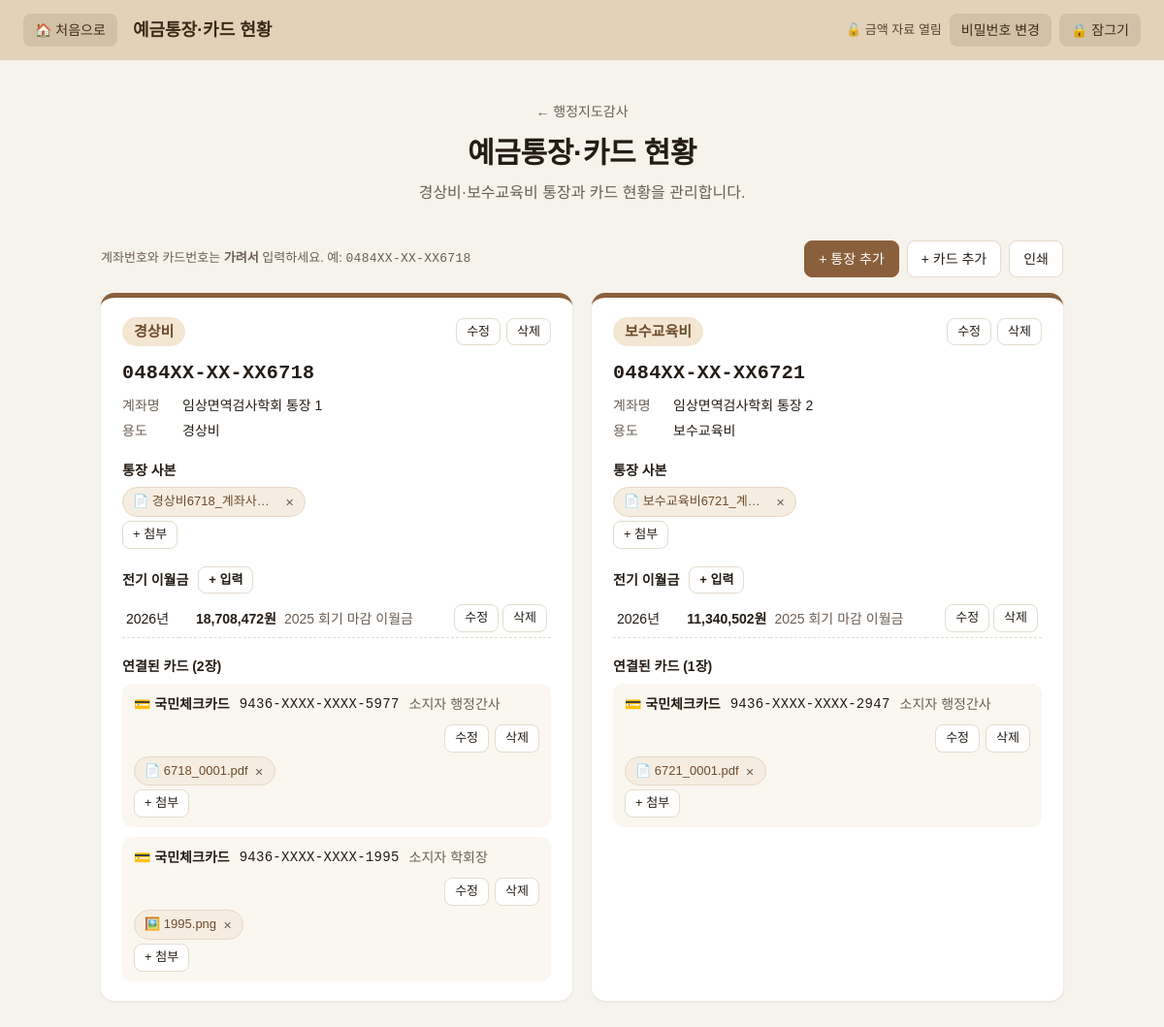
The app's page /audit/accounts (signed in) with its own data.
### tables this page shows
CREATE TABLE accounts (          -- 통장 (경상비 / 보수교육비)
    id           INTEGER PRIMARY KEY AUTOINCREMENT,
    alias        TEXT NOT NULL DEFAULT '',     -- 별칭
    bank         TEXT,
    number       TEXT,                         -- 가려서 입력한 계좌번호 (전체 번호는 저장하지 않음)
    last4        TEXT,                         -- 끝 4자리 (엑셀 가져오기 때 통장 인식용)
    product_name TEXT,                         -- 계좌명
    purpose      TEXT,
    memo         TEXT
);

CREATE TABLE files (
    id            INTEGER PRIMARY KEY AUTOINCREMENT,
    original_name TEXT NOT NULL,
    stored_path   TEXT NOT NULL,
    file_type     TEXT,                 -- pdf / doc / img
    target_type   TEXT,                 -- meeting, event, document ...
    target_id     INTEGER,
    uploaded_at   TEXT DEFAULT CURRENT_TIMESTAMP
, note TEXT);

CREATE TABLE account_openings (  -- 통장별 전기 이월금 (회기년도별)
    id         INTEGER PRIMARY KEY AUTOINCREMENT,
    account_id INTEGER NOT NULL REFERENCES accounts(id) ON DELETE CASCADE,
    year       INTEGER NOT NULL,
    amount     INTEGER NOT NULL DEFAULT 0,
    note       TEXT,
    UNIQUE(account_id, year)
);

CREATE TABLE cards (
    id         INTEGER PRIMARY KEY AUTOINCREMENT,
    account_id INTEGER REFERENCES accounts(id) ON DELETE SET NULL,   -- 연결된 통장
    name       TEXT NOT NULL,                  -- 카드명(카드사)
    number     TEXT,                           -- 가려서 입력한 카드번호
    holder     TEXT,                           -- 소지자
    memo       TEXT
);

### routes/finance.py (the view)
@bp.route("/audit/accounts")
def accounts():
    with db() as conn:
        account_rows = conn.execute("SELECT * FROM accounts ORDER BY id").fetchall()
        cards = conn.execute("SELECT * FROM cards ORDER BY id").fetchall()
        openings = conn.execute("SELECT * FROM account_openings ORDER BY year DESC").fetchall()
        ids = [a["id"] for a in account_rows] + [c["id"] for c in cards]
        files = storage.files_for(conn, (ACCOUNT_FILE, CARD_FILE), ids)
    cards_by_account, unlinked = {}, []
    for c in cards:
        if c["account_id"] is None:
            unlinked.append(c)
        else:
            cards_by_account.setdefault(c["account_id"], []).append(c)
    openings_by_account = {}
    for o in openings:
        openings_by_account.setdefault(o["account_id"], []).append(o)
    return render_template(
        "accounts.html", page=get_menu("accounts"), accounts=account_rows,
        cards_by_account=cards_by_account, unlinked_cards=unlinked, openings=openings_by_account,
        files=files, accept=storage.ACCEPT_ATTR, alias_hints=ALIAS_HINTS,
    )

### app.py (called while the page is built)
@app.context_processor
def inject_globals():
    return {"app_title": APP_TITLE, "menu": MENU}

### auth.py (called while the page is built)
def _get(key, default=None):
    with db() as conn:
        row = conn.execute("SELECT value FROM settings WHERE key = ?", (key,)).fetchone()
    return row["value"] if row else default

def password_is_set():
    return _get("money_password_hash") is not None

def is_unlocked():
    stamp = session.get("unlocked_at")
    if not stamp or session.get("epoch") != _get("lock_epoch", "0"):
        return False
    return time.time() - stamp < IDLE_SECONDS

@bp.before_app_request
def guard():
    if not request.path.startswith(PROTECTED_PATHS):
        return None
    if is_unlocked():
        session["unlocked_at"] = time.time()    # 사용 중이면 자동 잠금 시간 연장
        return None
    if session.pop("unlocked_at", None):
        flash("일정 시간 사용하지 않아 잠겼습니다. 비밀번호를 다시 입력해 주세요.", "error")
    return redirect(url_for("auth.unlock", next=request.full_path.rstrip("?")))

@bp.app_context_processor
def inject_lock_state():
    return {"unlocked": is_unlocked(), "password_set": password_is_set()}

### menu.py (called while the page is built)
def get_menu(key):
    for item in MENU:
        if item["key"] == key:
            return item
    return None

### models.py (called while the page is built)
def get_db():
    conn = sqlite3.connect(DB_PATH)
    conn.row_factory = sqlite3.Row
    conn.execute("PRAGMA foreign_keys = ON")
    return conn

@contextmanager
def db():
    conn = get_db()
    try:
        yield conn
        conn.commit()
    except Exception:
        conn.rollback()
        raise
    finally:
        conn.close()

### routes/finance.py (called while the page is built)
@bp.app_template_filter("won")
def won(value):
    return "" if value is None else f"{int(value):,}원"

### storage.py (called while the page is built)
def files_for(conn, target_types, target_ids):
    out = {}
    if not target_ids:
        return out
    t_marks = ",".join("?" * len(target_types))
    i_marks = ",".join("?" * len(target_ids))
    rows = conn.execute(
        f"SELECT * FROM files WHERE target_type IN ({t_marks}) AND target_id IN ({i_marks}) ORDER BY id",
        (*target_types, *target_ids))
    for r in rows:
        out.setdefault((r["target_type"], r["target_id"]), []).append(r)
    return out

### templates/accounts.html (shortened to what this page needs)
{% extends "base.html" %}
{% from "_files.html" import file_cell, viewer_dialog %}
{% block header_title %}{{ page.title }}{% endblock %}
{% macro card_row(c, next_url) %}
  <li class="card-row">
    <div class="card-row-main">
      <strong>💳 {{ c.name }}</strong>
      {% if c.number %}<span class="mono">{{ c.number }}</span>{% endif %}
      {% if c.holder %}<span class="muted">소지자 {{ c.holder }}</span>{% endif %}
      <span class="card-row-actions no-print">
        <button type="button" class="btn small" data-open-edit="card-dialog"
                data-id="{{ c.id }}" data-name="{{ c.name }}" data-number="{{ c.number or '' }}"
                data-account-id="{{ c.account_id or '' }}" data-holder="{{ c.holder or '' }}"
                data-memo="{{ c.memo or '' }}">수정</button>
        <form method="post" action="{{ url_for('finance.card_delete', card_id=c.id) }}"
              data-confirm="'{{ c.name }}' 카드를 삭제할까요?">
          <button class="btn small danger">삭제</button>
        </form>
      </span>
    </div>
    {{ file_cell('card_copy-' ~ c.id, files.get(('card_copy', c.id), []),
                 url_for('finance.card_upload', card_id=c.id), {}, accept, next_url) }}
  </li>
{% endmacro %}
{% block content %}
{% set next_url = request.full_path.rstrip('?') %}
<section class="intro">
  <a class="back no-print" href="{{ url_for('audit_home') }}">← 행정지도감사</a>
  <h1>{{ page.title }}</h1>
  <p class="no-print">{{ page.desc }}</p>
</section>
<div class="toolbar no-print">
  <p class="hint">계좌번호와 카드번호는 <strong>가려서</strong> 입력하세요. 예: <span class="mono">0484XX-XX-XX6718</span></p>
  <div class="actions">
    <button type="button" class="btn primary" data-open-add="account-dialog">+ 통장 추가</button>
    <button type="button" class="btn" data-open-add="card-dialog">+ 카드 추가</button>
    <button type="button" class="btn" onclick="window.print()">인쇄</button>
  </div>
</div>
{% if accounts %}
<div class="account-grid">
  {% for a in accounts %}
  <article class="account-card">
    <header class="account-head">
      <span class="alias-badge">{{ a.alias }}</span>
      <span class="account-actions no-print">
        <button type="button" class="btn small" data-open-edit="account-dialog"
                data-id="{{ a.id }}" data-alias="{{ a.alias }}" data-bank="{{ a.bank or '' }}"
                data-number="{{ a.number or '' }}" data-product-name="{{ a.product_name or '' }}"
                data-purpose="{{ a.purpose or '' }}" data-memo="{{ a.memo or '' }}">수정</button>
        <form method="post" action="{{ url_for('finance.account_delete', account_id=a.id) }}"
              data-confirm="'{{ a.alias }}' 통장을 삭제할까요? 이월금과 통장 사본이 함께 삭제되고, 연결된 카드는 '통장 미연결'로 옮겨집니다.">
          <button class="btn small danger">삭제</button>
        </form>
      </span>
    </header>
    <p class="account-number mono">{{ a.number or '번호 미입력' }}</p>
    <dl class="account-meta">
      {% if a.product_name %}<div><dt>계좌명</dt><dd>{{ a.product_name }}</dd></div>{% endif %}
      {% if a.purpose %}<div><dt>용도</dt><dd>{{ a.purpose }}</dd></div>{% endif %}
    </dl>
    <h3 class="account-sub">통장 사본</h3>
    {{ file_cell('account_copy-' ~ a.id, files.get(('account_copy', a.id), []),
                 url_for('finance.account_upload', account_id=a.id), {}, accept, next_url) }}
    <h3 class="account-sub">전기 이월금
      <button type="button" class="btn small no-print" data-open-add="opening-dialog"
              data-add-url="{{ url_for('finance.opening_add', account_id=a.id) }}"
              data-add-title="{{ a.alias }} 전기 이월금 입력">+ 입력</button>
    </h3>
    {% if openings.get(a.id) %}
    <table class="mini-table">
      {% for o in openings[a.id] %}
      <tr>
        <td>{{ o.year }}년</td>
        <td class="amount">{{ o.amount|won }}</td>
        <td class="muted">{{ o.note or '' }}</td>
        <td class="no-print mini-actions">
          <button type="button" class="btn small" data-open-edit="opening-dialog"
                  data-id="{{ o.id }}" data-year="{{ o.year }}" data-amount="{{ o.amount }}"
                  data-note="{{ o.note or '' }}">수정</button>
          <form method="post" action="{{ url_for('finance.opening_delete', opening_id=o.id) }}"
                data-confirm="{{ o.year }}년 이월금을 삭제할까요?">
            <button class="btn small danger">삭제</button>
          </form>
        </td>
      </tr>
      {% endfor %}
    </table>
    {% else %}
    <p class="muted small-note">입력된 이월금이 없습니다. 예결산에서 연초 잔액으로 쓰입니다.</p>
    {% endif %}
    <h3 class="account-sub">연결된 카드 ({{ cards_by_account.get(a.id, [])|length }}장)</h3>
    {% if cards_by_account.get(a.id) %}
      <ul class="card-list">{% for c in cards_by_account[a.id] %}{{ card_row(c, next_url) }}{% endfor %}</ul>
    {% else %}
      <p class="muted small-note">연결된 카드가 없습니다.</p>
    {% endif %}
  </article>
  {% endfor %}
</div>
{% else %}
<div class="empty"><p>등록된 통장이 없습니다. 오른쪽 위 [+ 통장 추가]로 경상비 통장과 보수교육비 통장을 등록하세요.</p></div>
{% endif %}
{% endblock %}

### templates/_files.html (shortened to what this page needs)
{% set kind_icon = {'pdf': '📄', 'image': '🖼️', 'docx': '📝', 'doc': '📝', 'hwp': '📃'} %}
{% macro file_cell(group, file_list, upload_url, hidden, accept, next_url) %}
  <div class="file-list">
    {% for f in file_list %}
      <span class="chip">
        <button type="button" class="chip-name" data-view data-group="{{ group }}"
                data-url="{{ url_for('files.view', file_id=f.id) }}"
                data-download="{{ url_for('files.download', file_id=f.id) }}"
                data-kind="{{ f.file_type }}" data-name="{{ f.original_name }}"
                title="{{ f.original_name }}">{{ kind_icon.get(f.file_type, '📎') }} {{ f.original_name }}</button>
        <form class="no-print" method="post" action="{{ url_for('files.delete', file_id=f.id) }}"
              data-confirm="'{{ f.original_name }}' 파일을 삭제할까요?">
          <button class="chip-x" aria-label="{{ f.original_name }} 삭제" title="삭제">✕</button>
        </form>
      </span>
    {% endfor %}
    <form class="attach-form no-print" method="post" enctype="multipart/form-data" action="{{ upload_url }}">
      <button type="button" class="btn small" data-pick>+ 첨부</button>
    </form>
  </div>
{% endmacro %}

### static/style.css (style rules this page uses)
:root { --bg: #f6f2ec; --ink: #241c15; --muted: #6b5f55; --line: #e4dccf; --brand: #8a5f3c; --brand-dark: #6f4b2d; --card: #ffffff; --topbar-bg: #e3d2b8; --topbar-ink: #3d2b1a; }
* { box-sizing: border-box; }
html, body { margin: 0; }
body { background: var(--bg); color: var(--ink); font-family: "Pretendard", "Malgun Gothic", "Apple SD Gothic Neo", "Noto Sans KR", sans-serif; line-height: 1.6; }
a { color: inherit; text-decoration: none; }
.intro { text-align: center; margin-bottom: 36px; }
.intro h1 { margin: 6px 0 4px; font-size: 30px; letter-spacing: -0.01em; }
.intro p { margin: 0; color: var(--muted); }
.back { font-size: 14px; color: var(--muted); }
.toolbar { display: flex; flex-wrap: wrap; align-items: center; justify-content: space-between; gap: 12px; margin-bottom: 16px; }
.actions { display: flex; gap: 8px; flex-wrap: wrap; }
.btn { font: inherit; font-size: 14px; cursor: pointer; background: #fff; color: var(--ink); border: 1px solid var(--line); border-radius: 8px; padding: 7px 14px; }
.btn.primary { background: var(--brand); border-color: var(--brand); color: #fff; }
.btn.small { padding: 3px 10px; font-size: 13px; }
.hint { margin: 0; font-size: 13px; color: var(--muted); font-weight: 400; }
.file-list { display: flex; flex-direction: column; align-items: flex-start; gap: 4px; }
.chip { display: inline-flex; align-items: center; max-width: 190px; background: #f5ede1; border: 1px solid #e6d8c3; border-radius: 999px; padding: 1px 4px 1px 10px; }
.chip form { margin: 0; }
.chip-name { font: inherit; font-size: 13px; color: var(--brand-dark); background: none; border: 0; cursor: pointer; padding: 2px 0; overflow: hidden; text-overflow: ellipsis; white-space: nowrap; max-width: 150px; }
.chip-x { font: inherit; font-size: 11px; color: var(--muted); background: none; border: 0; cursor: pointer; padding: 3px 7px; border-radius: 999px; }
.attach-form { margin: 0; }
.mono { font-family: ui-monospace, "SFMono-Regular", Consolas, monospace; letter-spacing: .02em; }
.muted { color: var(--muted); }
.account-grid { display: grid; grid-template-columns: repeat(auto-fit, minmax(380px, 1fr)); gap: 20px; }
.account-card { background: var(--card); border-radius: 14px; border-top: 5px solid var(--brand); padding: 20px 22px; box-shadow: 0 1px 3px rgba(36, 28, 21, .08); }
.account-head { display: flex; align-items: center; gap: 10px; flex-wrap: wrap; }
.alias-badge { background: #f3e6d3; color: #6f4b2d; font-weight: 700; padding: 3px 12px; border-radius: 999px; font-size: 15px; }
.account-actions, .card-row-actions { margin-left: auto; display: flex; gap: 6px; }
.account-actions form, .card-row-actions form, .mini-actions form { margin: 0; }
.account-number { font-size: 20px; font-weight: 700; margin: 12px 0 6px; }
.account-meta { margin: 0 0 4px; display: grid; gap: 4px; font-size: 14px; }
.account-meta div { display: flex; gap: 10px; }
.account-meta dt { color: var(--muted); min-width: 52px; }
.account-meta dd { margin: 0; }
.account-sub { margin: 18px 0 6px; font-size: 14px; display: flex; align-items: center; gap: 10px; color: var(--ink); }
.mini-table { width: 100%; border-collapse: collapse; font-size: 14px; }
.mini-table td { padding: 5px 4px; border-bottom: 1px dashed var(--line); }
.mini-table .amount { font-weight: 700; text-align: right; font-variant-numeric: tabular-nums; white-space: nowrap; }
.mini-actions { white-space: nowrap; text-align: right; }
.mini-actions .btn, .mini-actions form { display: inline-block; }
.card-list { list-style: none; margin: 0; padding: 0; display: grid; gap: 10px; }
.card-row { background: #faf6f0; border-radius: 10px; padding: 10px 12px; }
.card-row-main { display: flex; align-items: center; gap: 10px; flex-wrap: wrap; font-size: 14px; margin-bottom: 4px; }

### records on screen
accounts: alias "경상비", number "0484XX-XX-XX6718", product_name "임상면역검사학회 통장 1", purpose "경상비", get|length "2"
files: get "📄", original_name "경상비6718_계좌사…"
account_openings: year "2026", amount|won "18,708,472원", note "2025 회기 마감 이월금"
cards: name "국민체크카드", number "9436-XXXX-XXXX-5977", holder "행정간사"
files: get "📄", original_name "6718_0001.pdf"
cards: name "국민체크카드", number "9436-XXXX-XXXX-1995", holder "학회장"
files: get "🖼️", original_name "1995.png"
accounts: alias "보수교육비", number "0484XX-XX-XX6721", product_name "임상면역검사학회 통장 2", purpose "보수교육비", get|length "1"
files: get "📄", original_name "보수교육비6721_계…"
account_openings: year "2026", amount|won "11,340,502원", note "2025 회기 마감 이월금"
cards: name "국민체크카드", number "9436-XXXX-XXXX-2947", holder "행정간사"
files: get "📄", original_name "6721_0001.pdf"

### other values on screen
{{ page.title }} "예금통장·카드 현황"
{{ page.desc }} "경상비·보수교육비 통장과 카드 현황을 관리합니다."
